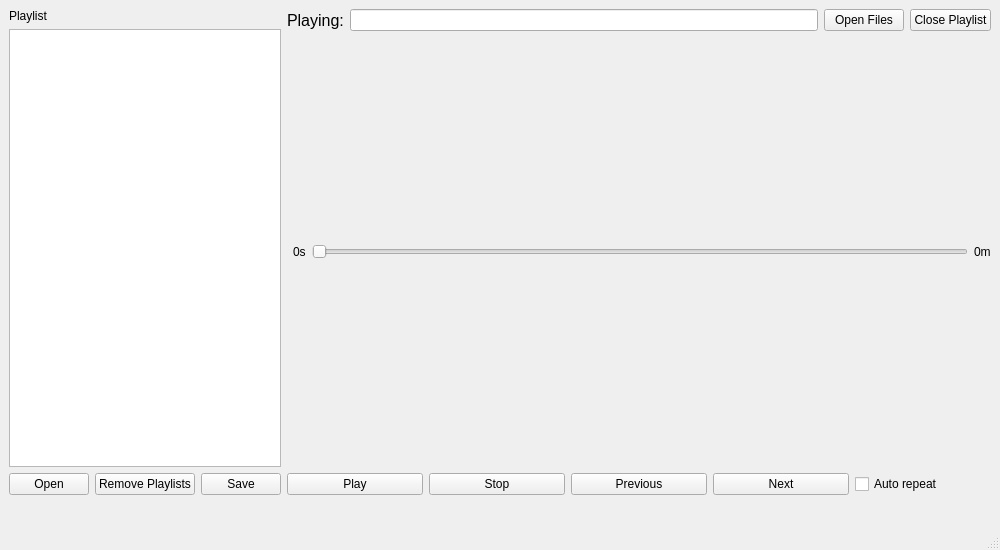
<?xml version="1.0" encoding="UTF-8"?>
<ui version="4.0">
 <class>MainWindow</class>
 <widget class="QMainWindow" name="MainWindow">
  <property name="geometry">
   <rect>
    <x>0</x>
    <y>0</y>
    <width>1000</width>
    <height>550</height>
   </rect>
  </property>
  <property name="minimumSize">
   <size>
    <width>0</width>
    <height>0</height>
   </size>
  </property>
  <property name="windowTitle">
   <string>BitMPlayer</string>
  </property>
  <property name="windowIcon">
   <iconset>
    <normaloff>:/assets/logo.ico</normaloff>:/assets/logo.ico</iconset>
  </property>
  <widget class="QWidget" name="centralwidget">
   <layout class="QGridLayout" name="gridLayout">
    <item row="0" column="0">
     <layout class="QHBoxLayout" name="horizontalLayout_4" stretch="0,1">
      <item>
       <layout class="QVBoxLayout" name="verticalLayout_2">
        <item>
         <widget class="QLabel" name="playlistLabel">
          <property name="text">
           <string>Playlist</string>
          </property>
         </widget>
        </item>
        <item>
         <widget class="QListWidget" name="listWidget">
          <property name="sizePolicy">
           <sizepolicy hsizetype="Expanding" vsizetype="Expanding">
            <horstretch>0</horstretch>
            <verstretch>0</verstretch>
           </sizepolicy>
          </property>
         </widget>
        </item>
        <item>
         <layout class="QHBoxLayout" name="horizontalLayout_6">
          <item>
           <widget class="QPushButton" name="openPlayListButton">
            <property name="text">
             <string>Open</string>
            </property>
           </widget>
          </item>
          <item>
           <widget class="QPushButton" name="removePlayListsButton">
            <property name="text">
             <string>Remove Playlists</string>
            </property>
           </widget>
          </item>
          <item>
           <widget class="QPushButton" name="savePlayListButton">
            <property name="text">
             <string>Save</string>
            </property>
           </widget>
          </item>
         </layout>
        </item>
       </layout>
      </item>
      <item>
       <layout class="QVBoxLayout" name="verticalLayout" stretch="0,0,0">
        <item>
         <layout class="QHBoxLayout" name="horizontalLayout">
          <item>
           <widget class="QLabel" name="playingLabel">
            <property name="font">
             <font>
              <pointsize>12</pointsize>
             </font>
            </property>
            <property name="text">
             <string>Playing:</string>
            </property>
           </widget>
          </item>
          <item>
           <widget class="QLineEdit" name="playingEdit"/>
          </item>
          <item>
           <widget class="QPushButton" name="openFilesButton">
            <property name="text">
             <string>Open Files</string>
            </property>
           </widget>
          </item>
          <item>
           <widget class="QPushButton" name="closePlaylistButton">
            <property name="text">
             <string>Close Playlist</string>
            </property>
           </widget>
          </item>
         </layout>
        </item>
        <item>
         <layout class="QHBoxLayout" name="horizontalLayout_2">
          <item>
           <widget class="QFrame" name="frame">
            <property name="frameShape">
             <enum>QFrame::Shape::StyledPanel</enum>
            </property>
            <property name="frameShadow">
             <enum>QFrame::Shadow::Raised</enum>
            </property>
           </widget>
          </item>
          <item>
           <widget class="QLabel" name="timePlayedLabel">
            <property name="text">
             <string>0s</string>
            </property>
           </widget>
          </item>
          <item>
           <widget class="QSlider" name="playedTimeSlider">
            <property name="orientation">
             <enum>Qt::Orientation::Horizontal</enum>
            </property>
           </widget>
          </item>
          <item>
           <widget class="QLabel" name="lengthLabel">
            <property name="text">
             <string>0m</string>
            </property>
           </widget>
          </item>
         </layout>
        </item>
        <item>
         <layout class="QHBoxLayout" name="horizontalLayout_3">
          <item>
           <widget class="QPushButton" name="playPauseButton">
            <property name="text">
             <string>Play</string>
            </property>
           </widget>
          </item>
          <item>
           <widget class="QPushButton" name="stopButton">
            <property name="text">
             <string>Stop</string>
            </property>
           </widget>
          </item>
          <item>
           <widget class="QPushButton" name="previousButton">
            <property name="text">
             <string>Previous</string>
            </property>
           </widget>
          </item>
          <item>
           <widget class="QPushButton" name="nextButton">
            <property name="text">
             <string>Next</string>
            </property>
           </widget>
          </item>
          <item>
           <widget class="QCheckBox" name="repeatCheckBox">
            <property name="text">
             <string>Auto repeat</string>
            </property>
           </widget>
          </item>
         </layout>
        </item>
       </layout>
      </item>
     </layout>
    </item>
    <item row="1" column="0">
     <widget class="QLabel" name="statusLabel">
      <property name="font">
       <font>
        <pointsize>12</pointsize>
       </font>
      </property>
      <property name="text">
       <string/>
      </property>
      <property name="alignment">
       <set>Qt::AlignmentFlag::AlignRight|Qt::AlignmentFlag::AlignTrailing|Qt::AlignmentFlag::AlignVCenter</set>
      </property>
     </widget>
    </item>
   </layout>
  </widget>
  <widget class="QStatusBar" name="statusbar"/>
  <action name="actionOpen_Files">
   <property name="text">
    <string>Open Files</string>
   </property>
  </action>
  <action name="actionClose_Files">
   <property name="text">
    <string>Close Files</string>
   </property>
  </action>
  <action name="actionExit">
   <property name="text">
    <string>Exit</string>
   </property>
  </action>
  <action name="actionAbout">
   <property name="text">
    <string>About</string>
   </property>
  </action>
  <action name="actionAbout_Qt">
   <property name="text">
    <string>About Qt</string>
   </property>
  </action>
 </widget>
 <resources/>
 <connections/>
</ui>
